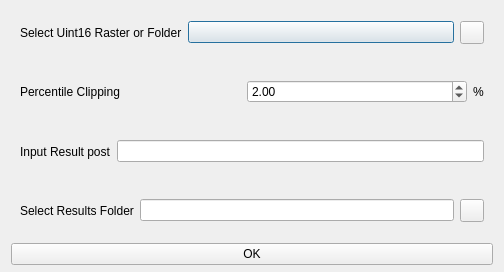
<?xml version="1.0" encoding="UTF-8"?>
<ui version="4.0">
 <class>raster16to8Dialog</class>
 <widget class="QDialog" name="raster16to8Dialog">
  <property name="geometry">
   <rect>
    <x>0</x>
    <y>0</y>
    <width>504</width>
    <height>272</height>
   </rect>
  </property>
  <property name="windowTitle">
   <string>Raster Uint16 to Uint8 Settings</string>
  </property>
  <layout class="QVBoxLayout" name="verticalLayout">
   <property name="spacing">
    <number>6</number>
   </property>
   <property name="topMargin">
    <number>6</number>
   </property>
   <property name="bottomMargin">
    <number>7</number>
   </property>
   <item>
    <widget class="CardWidget" name="CardWidget_4">
     <property name="layoutDirection">
      <enum>Qt::LeftToRight</enum>
     </property>
     <layout class="QHBoxLayout" name="horizontalLayout_5">
      <item>
       <widget class="BodyLabel" name="BodyLabel">
        <property name="text">
         <string>Select Uint16 Raster or Folder</string>
        </property>
       </widget>
      </item>
      <item>
       <widget class="ComboBox" name="selectTifCb">
        <property name="sizePolicy">
         <sizepolicy hsizetype="Expanding" vsizetype="Fixed">
          <horstretch>0</horstretch>
          <verstretch>0</verstretch>
         </sizepolicy>
        </property>
       </widget>
      </item>
      <item>
       <widget class="ToolButton" name="selectInputFilePB"/>
      </item>
     </layout>
    </widget>
   </item>
   <item>
    <widget class="CardWidget" name="CardWidget_2">
     <property name="layoutDirection">
      <enum>Qt::LeftToRight</enum>
     </property>
     <layout class="QHBoxLayout" name="horizontalLayout_2">
      <item>
       <widget class="BodyLabel" name="BodyLabel_5">
        <property name="text">
         <string>Percentile Clipping</string>
        </property>
       </widget>
      </item>
      <item>
       <widget class="DoubleSpinBox" name="DoubleSpinBox">
        <property name="decimals">
         <number>2</number>
        </property>
        <property name="maximum">
         <double>100.000000000000000</double>
        </property>
        <property name="singleStep">
         <double>1.000000000000000</double>
        </property>
        <property name="value">
         <double>2.000000000000000</double>
        </property>
       </widget>
      </item>
      <item>
       <widget class="BodyLabel" name="BodyLabel_2">
        <property name="sizePolicy">
         <sizepolicy hsizetype="Fixed" vsizetype="Preferred">
          <horstretch>0</horstretch>
          <verstretch>0</verstretch>
         </sizepolicy>
        </property>
        <property name="text">
         <string>%</string>
        </property>
       </widget>
      </item>
     </layout>
    </widget>
   </item>
   <item>
    <widget class="CardWidget" name="CardWidget_3">
     <layout class="QHBoxLayout" name="horizontalLayout_4">
      <item>
       <widget class="BodyLabel" name="BodyLabel_3">
        <property name="text">
         <string>Input Result post</string>
        </property>
       </widget>
      </item>
      <item>
       <widget class="LineEdit" name="postNameLE"/>
      </item>
     </layout>
    </widget>
   </item>
   <item>
    <widget class="CardWidget" name="CardWidget">
     <property name="layoutDirection">
      <enum>Qt::LeftToRight</enum>
     </property>
     <layout class="QHBoxLayout" name="horizontalLayout">
      <item>
       <widget class="BodyLabel" name="BodyLabel_4">
        <property name="text">
         <string>Select Results Folder</string>
        </property>
       </widget>
      </item>
      <item>
       <widget class="LineEdit" name="saveLE">
        <property name="readOnly">
         <bool>true</bool>
        </property>
       </widget>
      </item>
      <item>
       <widget class="ToolButton" name="selectSaveFilePB"/>
      </item>
     </layout>
    </widget>
   </item>
   <item>
    <widget class="PushButton" name="runPB">
     <property name="text">
      <string>OK</string>
     </property>
    </widget>
   </item>
  </layout>
 </widget>
 <customwidgets>
  <customwidget>
   <class>ComboBox</class>
   <extends>QPushButton</extends>
   <header>qfluentwidgets</header>
  </customwidget>
  <customwidget>
   <class>PushButton</class>
   <extends>QPushButton</extends>
   <header>qfluentwidgets</header>
  </customwidget>
  <customwidget>
   <class>ToolButton</class>
   <extends>QToolButton</extends>
   <header>qfluentwidgets</header>
  </customwidget>
  <customwidget>
   <class>CardWidget</class>
   <extends>QFrame</extends>
   <header>qfluentwidgets</header>
   <container>1</container>
  </customwidget>
  <customwidget>
   <class>BodyLabel</class>
   <extends>QLabel</extends>
   <header>qfluentwidgets</header>
  </customwidget>
  <customwidget>
   <class>LineEdit</class>
   <extends>QLineEdit</extends>
   <header>qfluentwidgets</header>
  </customwidget>
  <customwidget>
   <class>DoubleSpinBox</class>
   <extends>QDoubleSpinBox</extends>
   <header>qfluentwidgets</header>
  </customwidget>
 </customwidgets>
 <resources/>
 <connections/>
</ui>
